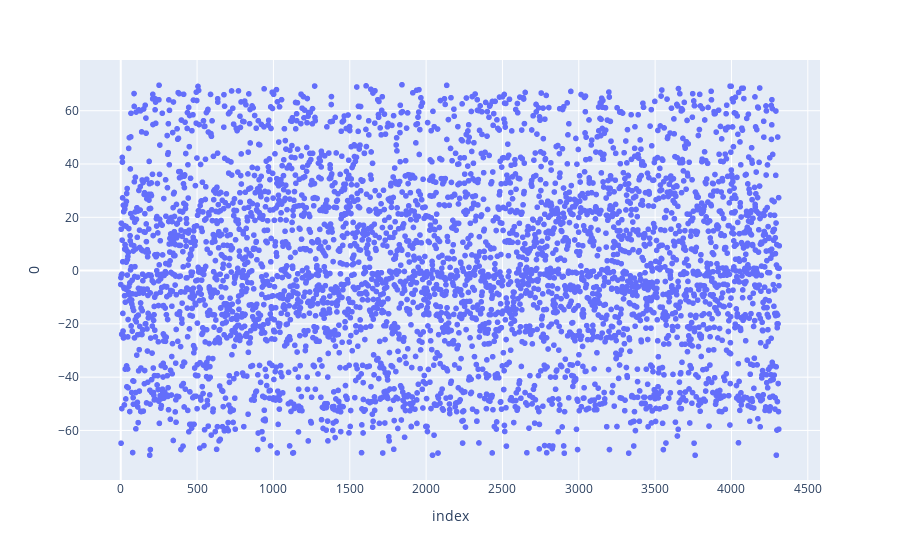

Notebook code cell kept with this figure:
### Code cell
# Primera componente principal respecto al indice
fig = px.scatter(custom_features, y=0, x=custom_features.index)
fig.show()

### Figure 1 — Plotly figure (JSON) as saved in the notebook; plotly's stock layout.template omitted (floating-point values rounded to 4 significant figures; data arrays with more than 128 entries replaced by an {"elided": "..."} marker saying what was removed)
{"data": [{"hovertemplate": "index=%{x}<br>0=%{y}<extra></extra>", "legendgroup": "", "marker": {"color": "#636efa", "symbol": "circle"}, "mode": "markers", "name": "", "showlegend": false, "type": "scattergl", "x": {"elided": "4314 int values"}, "xaxis": "x", "y": {"elided": "4314 float values"}, "yaxis": "y"}], "layout": {"legend": {"tracegroupgap": 0}, "margin": {"t": 60}, "xaxis": {"anchor": "y", "domain": [0, 1], "title": {"text": "index"}}, "yaxis": {"anchor": "x", "domain": [0, 1], "title": {"text": "0"}}}}
